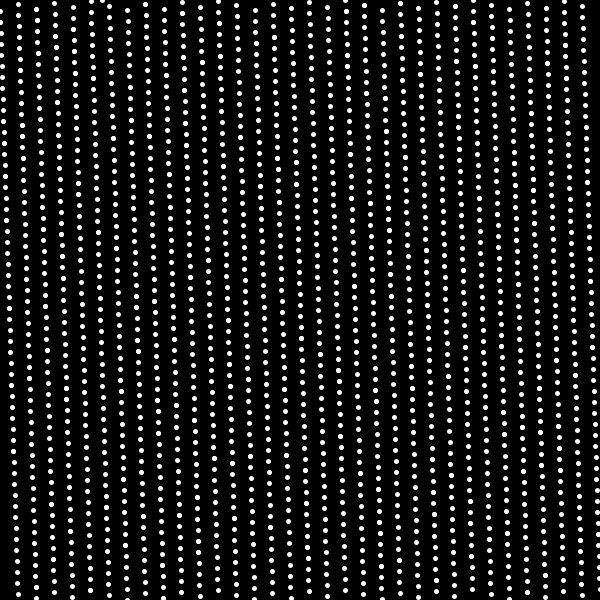
Frame 1 (no input)
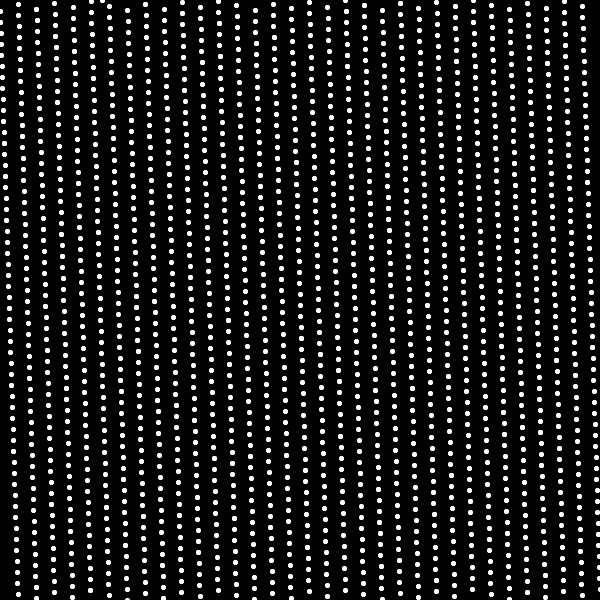
Frame 2 (the mouse pressed at the canvas centre, redrawn once)

The Processing sketch that drew these frames (run headless with seeded random() and noise(); the mouse was pressed at the canvas centre and the sketch redrawn once):

// Processing sketch: LCGs
// ── LCGs.pde
int[] rnd=new int[2000]; // 乱数を格納する配列

void setup(){
  size(600,600);
  background(0);
}

void draw(){
  noLoop();
  stroke(255);
  strokeWeight(5);
  makeRnd(33,2,1801,2000,rnd); // 乱数を生成
  for(int i=0;i<1999;i++){
    point(rnd[i]/3,rnd[i+1]/3); // (x[i],x[i+1])の点をプロット
  }
}

// 線形合同法で乱数を生成する関数、mは素数、a,bはm以下の整数、nは配列の要素数
// x[0]=b,x[i+1]=(x[i]*a)%m
void makeRnd(int a,int b,int m,int n,int[] return_array){
  return_array[0]=b; // x[0]=b
  for(int i=0;i<n-2;i++){
    return_array[i+1]=(a*return_array[i])%m; // 乱数を生成
    if(return_array[i+1]==b)print("周期="+(i+1)); // 周期を表示
  }
}
